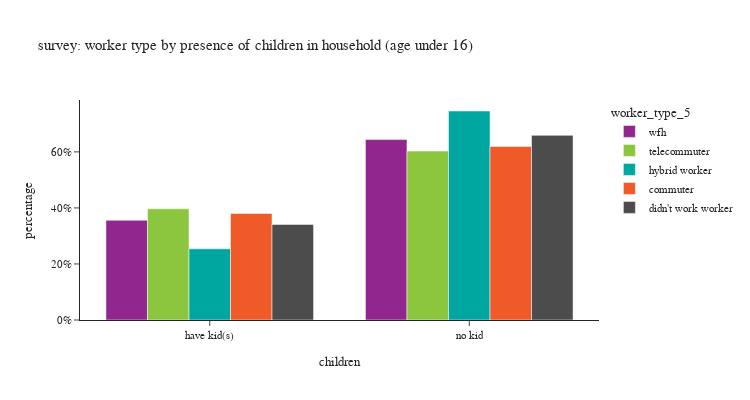

The code cell stored with this chart in its notebook:
### Code cell
for sc in survey_person_day['source'].unique():

    df = survey_person_day[survey_person_day['source']==sc]

    df_worker_count = df[(df['worker_type_5'].isin(workers))].\
        groupby(['worker_type_5','children'])['pdexpfac'].agg(sample_count='size', pdexpfac='sum').reset_index()
    # df_worker_count['percent'] = df_worker_count['pdexpfac'] / sum(df_worker_count['pdexpfac'])
    df_worker_count['percentage'] = df_worker_count.groupby('worker_type_5', group_keys=False)['pdexpfac']. \
        apply(lambda x: x / float(x.sum()))

    fig = px.bar(df_worker_count,
                x="children", y="percentage", barmode="group",
                color='worker_type_5',
                category_orders={'worker_type_5': workers},
                hover_data=['pdexpfac','sample_count'],
                title=f"{sc}: worker type by presence of children in household (age under 16)")
    fig.update_layout(height=400, width=750)
    fig.for_each_yaxis(lambda a: a.update(dict(tickformat=".0%")))
    fig.show()

### Figure 1 — Plotly figure (JSON) as saved in the notebook; plotly's stock layout.template omitted (floating-point values rounded to 4 significant figures)
{"data": [{"alignmentgroup": "True", "customdata": [[75730.0, 181.0], [137000.0, 588.0]], "hovertemplate": "worker_type_5=wfh<br>children=%{x}<br>percentage=%{y}<br>pdexpfac=%{customdata[0]}<br>sample_count=%{customdata[1]}<extra></extra>", "legendgroup": "wfh", "marker": {"color": "#91268F", "pattern": {"shape": ""}}, "name": "wfh", "offsetgroup": "wfh", "orientation": "v", "showlegend": true, "textposition": "auto", "type": "bar", "x": ["have kid(s)", "no kid"], "xaxis": "x", "y": [0.356, 0.644], "yaxis": "y"}, {"alignmentgroup": "True", "customdata": [[63070.0, 126.0], [95830.0, 451.0]], "hovertemplate": "worker_type_5=telecommuter<br>children=%{x}<br>percentage=%{y}<br>pdexpfac=%{customdata[0]}<br>sample_count=%{customdata[1]}<extra></extra>", "legendgroup": "telecommuter", "marker": {"color": "#8CC63E", "pattern": {"shape": ""}}, "name": "telecommuter", "offsetgroup": "telecommuter", "orientation": "v", "showlegend": true, "textposition": "auto", "type": "bar", "x": ["have kid(s)", "no kid"], "xaxis": "x", "y": [0.3969, 0.6031], "yaxis": "y"}, {"alignmentgroup": "True", "customdata": [[48140.0, 74.0], [141300.0, 352.0]], "hovertemplate": "worker_type_5=hybrid worker<br>children=%{x}<br>percentage=%{y}<br>pdexpfac=%{customdata[0]}<br>sample_count=%{customdata[1]}<extra></extra>", "legendgroup": "hybrid worker", "marker": {"color": "#00A7A0", "pattern": {"shape": ""}}, "name": "hybrid worker", "offsetgroup": "hybrid worker", "orientation": "v", "showlegend": true, "textposition": "auto", "type": "bar", "x": ["have kid(s)", "no kid"], "xaxis": "x", "y": [0.2541, 0.7459], "yaxis": "y"}, {"alignmentgroup": "True", "customdata": [[281400.0, 257.0], [458300.0, 1061.0]], "hovertemplate": "worker_type_5=commuter<br>children=%{x}<br>percentage=%{y}<br>pdexpfac=%{customdata[0]}<br>sample_count=%{customdata[1]}<extra></extra>", "legendgroup": "commuter", "marker": {"color": "#F05A28", "pattern": {"shape": ""}}, "name": "commuter", "offsetgroup": "commuter", "orientation": "v", "showlegend": true, "textposition": "auto", "type": "bar", "x": ["have kid(s)", "no kid"], "xaxis": "x", "y": [0.3804, 0.6196], "yaxis": "y"}, {"alignmentgroup": "True", "customdata": [[100200.0, 108.0], [193500.0, 369.0]], "hovertemplate": "worker_type_5=didn't work worker<br>children=%{x}<br>percentage=%{y}<br>pdexpfac=%{customdata[0]}<br>sample_count=%{customdata[1]}<extra></extra>", "legendgroup": "didn't work worker", "marker": {"color": "#4C4C4C", "pattern": {"shape": ""}}, "name": "didn't work worker", "offsetgroup": "didn't work worker", "orientation": "v", "showlegend": true, "textposition": "auto", "type": "bar", "x": ["have kid(s)", "no kid"], "xaxis": "x", "y": [0.341, 0.659], "yaxis": "y"}], "layout": {"barmode": "group", "height": 400, "legend": {"title": {"text": "worker_type_5"}, "tracegroupgap": 0}, "title": {"text": "survey: worker type by presence of children in household (age under 16)"}, "width": 750, "xaxis": {"anchor": "y", "domain": [0.0, 1.0], "title": {"text": "children"}}, "yaxis": {"anchor": "x", "domain": [0.0, 1.0], "tickformat": ".0%", "title": {"text": "percentage"}}}}
